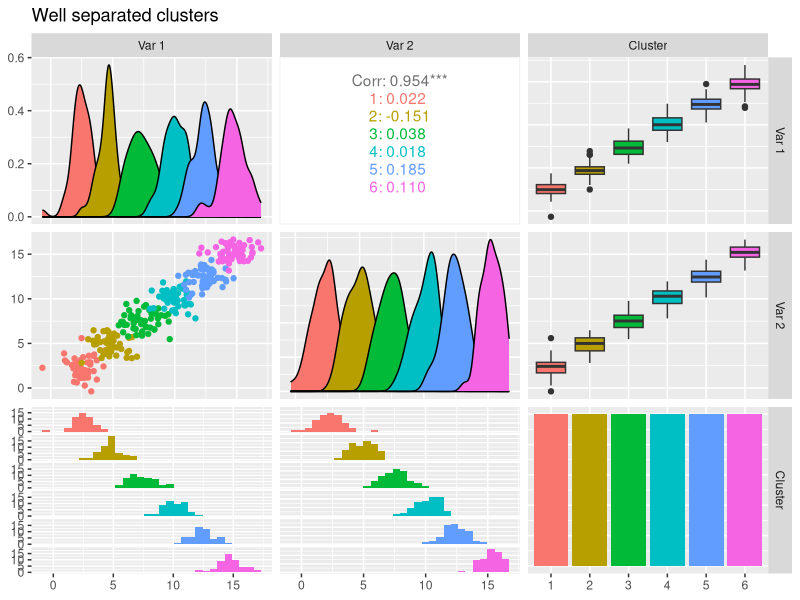
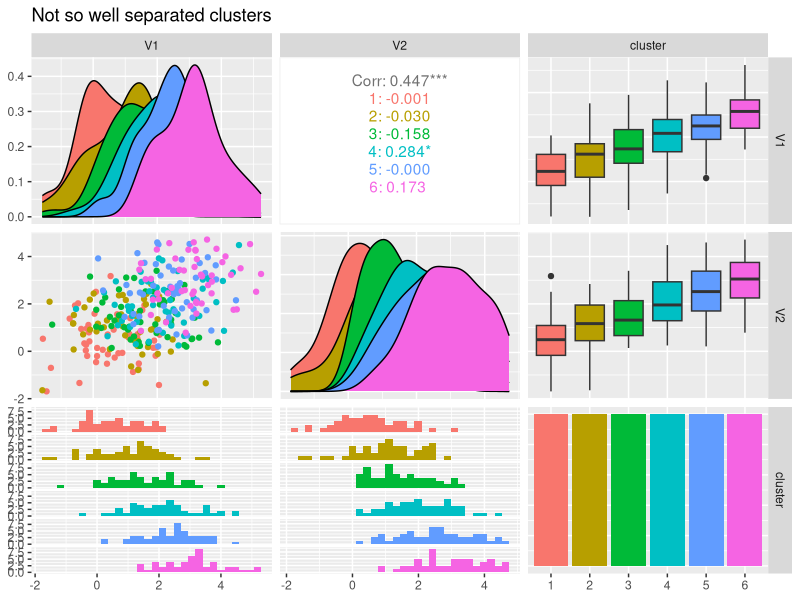
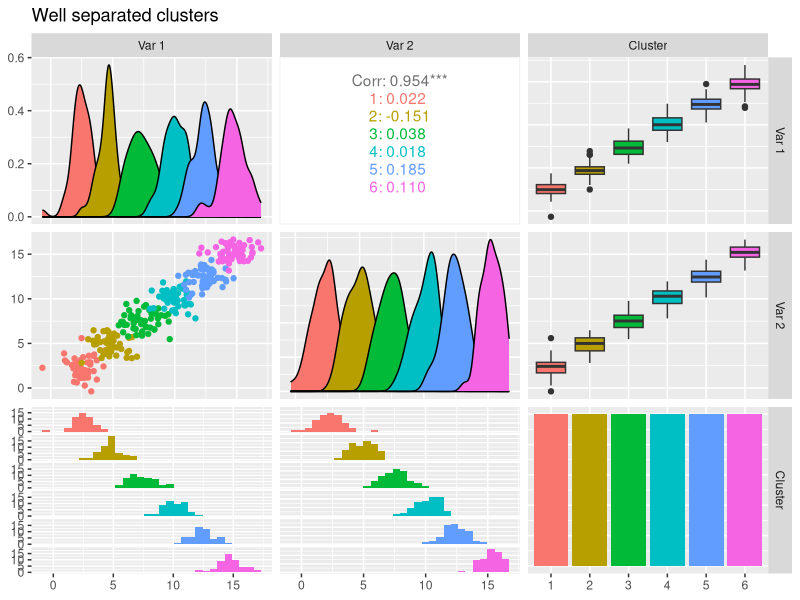
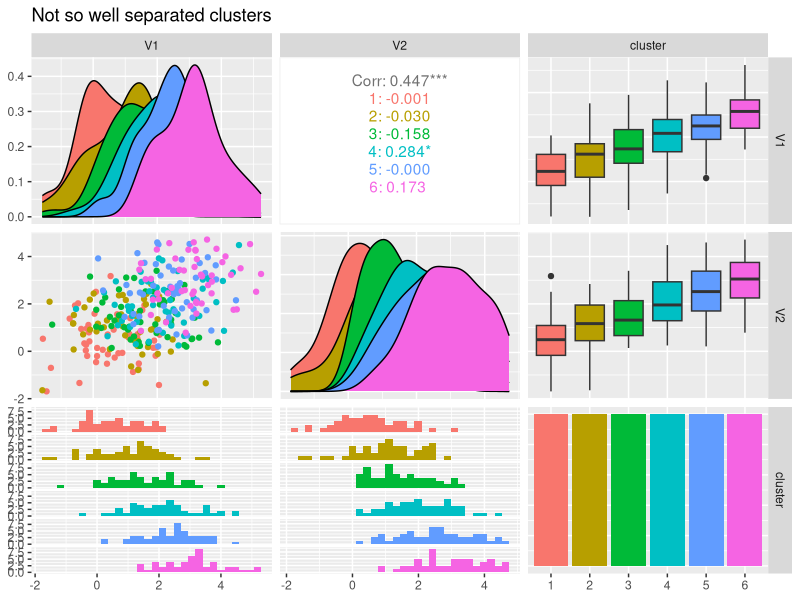

Write R code to recreate these figures, in order.
#################################
####### Synthetic examples ######
### Different levels of noise ###
#################################

library(MASS)
library(ggplot2)
library(GGally)
library(reshape)

### Six clusters, each dataset has a different level of cluster separability

n_experiments <- 100
n_separation_levels <- 6
n_variables <- 2
n_obs_per_cluster <- 50
n_clusters <- 6

Sigma <- diag(n_variables)

N <- n_obs_per_cluster*n_clusters
P <- n_variables
data <- array(NA, c(N, P, n_separation_levels, n_experiments))

set.seed(151)

for(i in 1:n_separation_levels){
  for(j in 1:n_experiments){
    mu = rep(NA, N)
    for(k in 1:n_clusters){
      mu = rep(k*(i-1)/2, n_variables)
      data[((k-1)*n_obs_per_cluster+1):(k*n_obs_per_cluster),,i,j] <- mvrnorm(n = n_obs_per_cluster, mu, Sigma)
    }
  }
}

uno <- rep(1, n_obs_per_cluster)
cluster_labels <- c(uno, uno*2, uno*3, uno*4, uno*5, uno*6)

dataset_example <- data[,,6,1]
example6_dataframe <- as.data.frame(dataset_example)
example6_dataframe$cluster <- as.factor(cluster_labels)
names(example6_dataframe) <- list("Var 1", "Var 2", "Cluster")
ggpairs(data=example6_dataframe, # data.frame with variables
        columns=c(1,2,3), # columns to plot, default to all.
        title="Well separated clusters",  # title of the plot
        mapping=ggplot2::aes(colour = Cluster))
ggsave("synthetic-data-b1.pdf", width = 7, height = 7)

dataset_example <- data[,,2,1]
example2_dataframe <- as.data.frame(dataset_example) 
example2_dataframe$cluster <- as.factor(cluster_labels)
ggpairs(data=example2_dataframe, # data.frame with variables
        columns=c(1,2,3), # columns to plot, default to all.
        title="Not so well separated clusters", # title of the plot 
        mapping = ggplot2::aes(colour= cluster))
ggsave("synthetic-data-b2.pdf", width = 7, height = 7)

save(data, file = "synthetic-data-b.RData")
